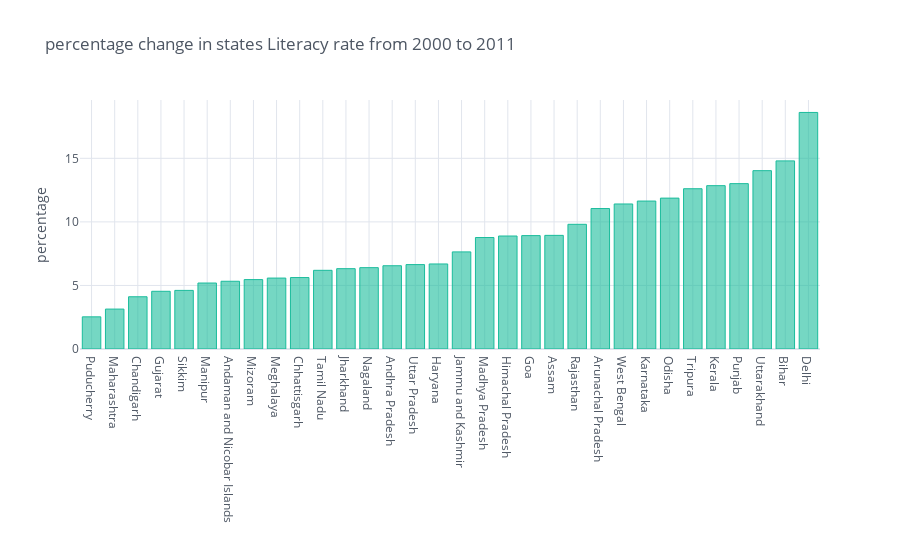

Notebook code cell kept with this figure:
### Code cell
#ploting percentage change in Literacy rate in each state

#data for plot
df1['literacy_pct_change'] = df1['2011- LIT'] - df1['2001 - LIT']

#plot
df1.sort_values('literacy_pct_change').iplot(kind = 'bar',x = 'States_Union Territories',yTitle = 'percentage',
                                             y = 'literacy_pct_change',theme='white',colors='#1ABC9C',
                                             title = 'percentage change in states Literacy rate from 2000 to 2011')

### Figure 1 — Plotly figure (JSON) as saved in the notebook; plotly's stock layout.template omitted (floating-point values rounded to 4 significant figures)
{"data": [{"marker": {"color": "rgba(26, 188, 156, 0.6)", "line": {"color": "rgba(26, 188, 156, 1.0)", "width": 1}}, "name": "literacy_pct_change", "orientation": "v", "text": "", "type": "bar", "x": ["Puducherry", "Maharashtra", "Chandigarh", "Gujarat", "Sikkim", "Manipur", "Andaman and Nicobar Islands", "Mizoram", "Meghalaya", "Chhattisgarh", "Tamil Nadu", "Jharkhand", "Nagaland", "Andhra Pradesh", "Uttar Pradesh", "Haryana", "Jammu and Kashmir", "Madhya Pradesh", "Himachal Pradesh", "Goa", "Assam", "Rajasthan", "Arunachal Pradesh", "West Bengal", "Karnataka", "Odisha", "Tripura", "Kerala", "Punjab", "Uttarakhand", "Bihar", "Delhi"], "y": [2.53, 3.14, 4.11, 4.54, 4.61, 5.19, 5.33, 5.46, 5.58, 5.62, 6.19, 6.32, 6.4, 6.55, 6.64, 6.69, 7.64, 8.77, 8.89, 8.92, 8.94, 9.81, 11.05, 11.41, 11.64, 11.87, 12.61, 12.85, 13.01, 14.03, 14.8, 18.61]}], "layout": {"legend": {"bgcolor": "#FFFFFF", "font": {"color": "#4D5663"}}, "paper_bgcolor": "#FFFFFF", "plot_bgcolor": "#FFFFFF", "title": {"font": {"color": "#4D5663"}, "text": "percentage change in states Literacy rate from 2000 to 2011"}, "xaxis": {"gridcolor": "#E1E5ED", "showgrid": true, "tickfont": {"color": "#4D5663"}, "title": {"font": {"color": "#4D5663"}, "text": ""}, "zerolinecolor": "#E1E5ED"}, "yaxis": {"gridcolor": "#E1E5ED", "showgrid": true, "tickfont": {"color": "#4D5663"}, "title": {"font": {"color": "#4D5663"}, "text": "percentage"}, "zerolinecolor": "#E1E5ED"}}}
